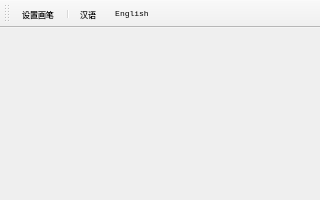
<?xml version="1.0" encoding="UTF-8"?>
<ui version="4.0">
 <class>Multi_Language</class>
 <widget class="QMainWindow" name="Multi_Language">
  <property name="geometry">
   <rect>
    <x>0</x>
    <y>0</y>
    <width>320</width>
    <height>200</height>
   </rect>
  </property>
  <property name="font">
   <font>
    <family>Consolas</family>
   </font>
  </property>
  <property name="windowTitle">
   <string>Multi_Language</string>
  </property>
  <widget class="QWidget" name="W_Central">
   <layout class="QVBoxLayout" name="verticalLayout"/>
  </widget>
  <widget class="QToolBar" name="TB_Main">
   <property name="font">
    <font>
     <family>Consolas</family>
     <pointsize>6</pointsize>
    </font>
   </property>
   <property name="windowTitle">
    <string/>
   </property>
   <property name="iconSize">
    <size>
     <width>20</width>
     <height>20</height>
    </size>
   </property>
   <property name="toolButtonStyle">
    <enum>Qt::ToolButtonTextUnderIcon</enum>
   </property>
   <attribute name="toolBarArea">
    <enum>TopToolBarArea</enum>
   </attribute>
   <attribute name="toolBarBreak">
    <bool>false</bool>
   </attribute>
   <addaction name="A_Setup_Pen"/>
   <addaction name="separator"/>
   <addaction name="A_Chinese"/>
   <addaction name="A_English"/>
  </widget>
  <action name="A_Setup_Pen">
   <property name="icon">
    <iconset resource="images.qrc">
     <normaloff>:/images/icons/settings.png</normaloff>:/images/icons/settings.png</iconset>
   </property>
   <property name="text">
    <string>设置画笔</string>
   </property>
  </action>
  <action name="A_Chinese">
   <property name="icon">
    <iconset resource="images.qrc">
     <normaloff>:/images/icons/Han.png</normaloff>:/images/icons/Han.png</iconset>
   </property>
   <property name="text">
    <string>汉语</string>
   </property>
   <property name="toolTip">
    <string>汉语</string>
   </property>
  </action>
  <action name="A_English">
   <property name="icon">
    <iconset resource="images.qrc">
     <normaloff>:/images/icons/translate.png</normaloff>:/images/icons/translate.png</iconset>
   </property>
   <property name="text">
    <string>English</string>
   </property>
   <property name="toolTip">
    <string>English</string>
   </property>
  </action>
 </widget>
 <resources>
  <include location="images.qrc"/>
 </resources>
 <connections/>
</ui>
